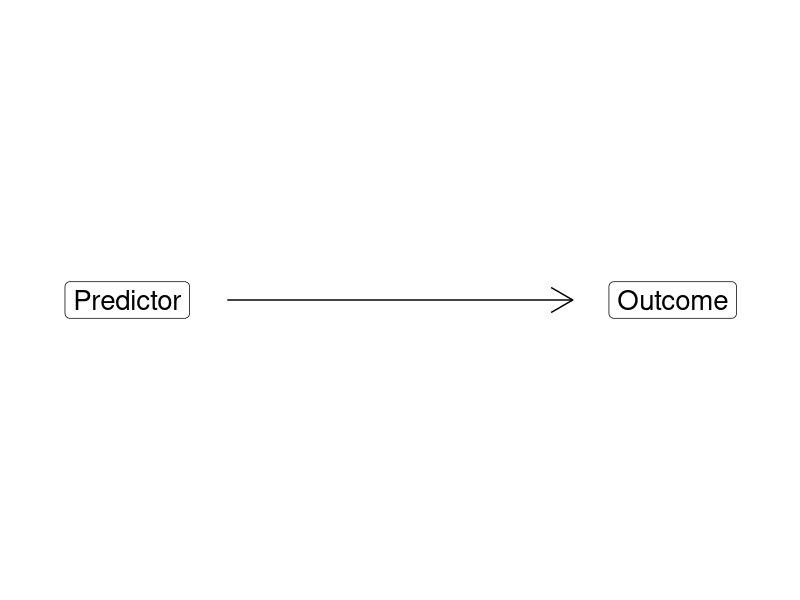
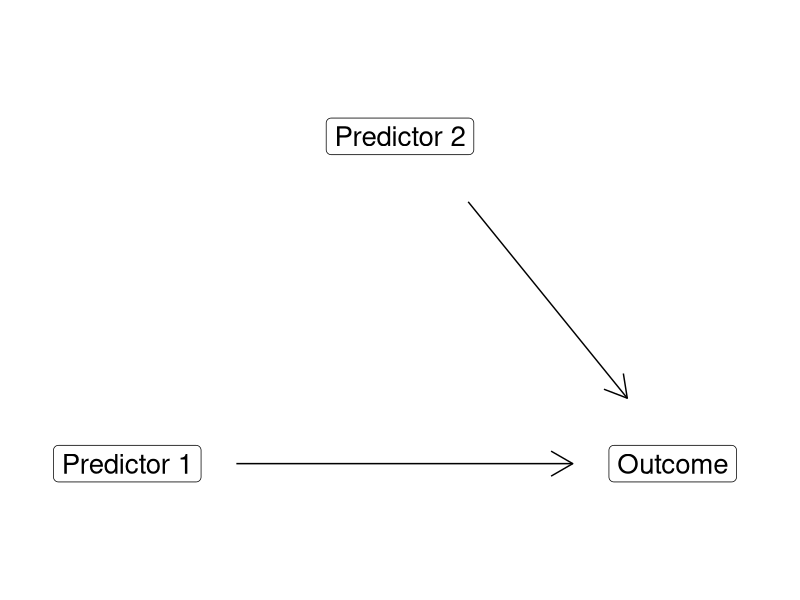
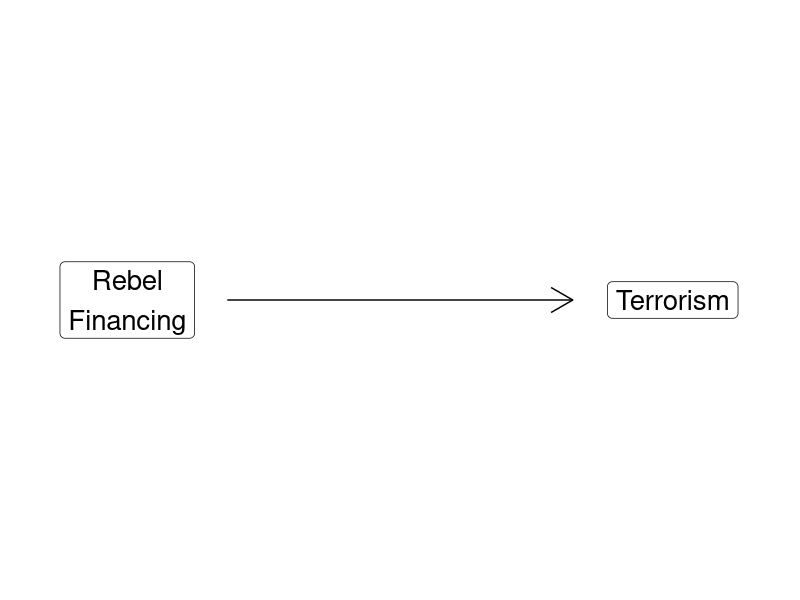

Write the R code that produced these figures, in order.
## ---- chunk 1
# background-size="1920px 1080px"
library(tidyverse)
library(readxl)
## ---- chunk 2
## Manual DAG
d1 <- tibble(
  x = c(-3, 3),
  y = c(1, 1),
  labels = c("Predictor", "Outcome")
)

ggplot(data = d1, aes(x = x, y = y)) +
  geom_point(size = 8) +
  theme_void() +
  coord_cartesian(xlim = c(-4, 4)) +
  geom_label(aes(label = labels), size = 7) +
  annotate("segment", x = -1.9, xend = 1.9, y = 1, yend = 1, arrow = arrow())
## ---- chunk 3
## Manual DAG
d1 <- tibble(
  x = c(-3, 3, 0),
  y = c(1, 1, 1.75),
  labels = c("Predictor 1", "Outcome", "Predictor 2")
)

ggplot(data = d1, aes(x = x, y = y)) +
  geom_point(size = 8) +
  theme_void() +
  coord_cartesian(xlim = c(-4, 4), ylim = c(.75, 2)) +
  geom_label(aes(label = labels), size = 7) +
  annotate("segment", x = -1.8, xend = 1.9, y = 1, yend = 1, arrow = arrow()) +
  annotate("segment", x = .75, xend = 2.5, y = 1.6, yend = 1.15, arrow = arrow())
## ---- chunk 4
## Manual DAG
d1 <- tibble(
  x = c(-3, 3),
  y = c(1, 1),
  labels = c("Rebel\nFinancing", "Terrorism")
)

ggplot(data = d1, aes(x = x, y = y)) +
  geom_point(size = 8) +
  theme_void() +
  coord_cartesian(xlim = c(-4, 4)) +
  geom_label(aes(label = labels), size = 7) +
  annotate("segment", x = -1.9, xend = 1.9, y = 1, yend = 1, arrow = arrow())
